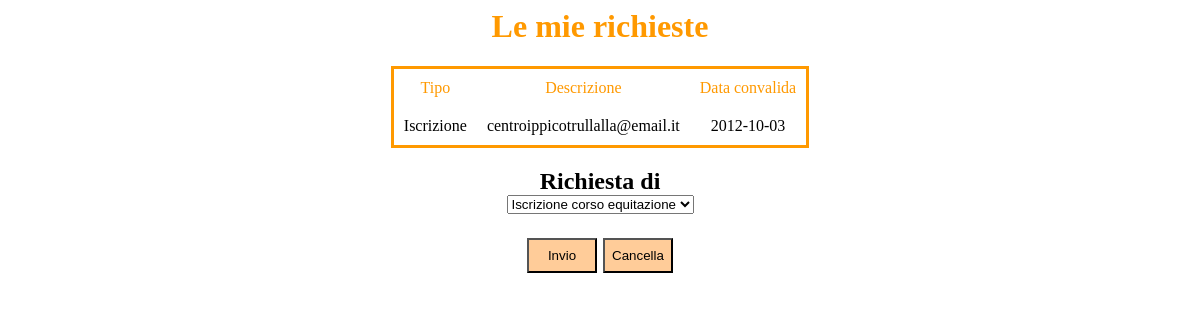
Page /richieste.php (signed in) on the committed database.
### tables this page shows
CREATE TABLE `Richieste` (
	`CodRichiesta` INT AUTO_INCREMENT,
	`TipoRichiesta` VARCHAR(40) NOT NULL,
	`Descrizione` VARCHAR(40) NOT NULL,
	`CodUtente` CHAR(16) NOT NULL,
	`CodAmm` CHAR(16),
	`DataConvalida` DATE,
	PRIMARY KEY(CodRichiesta),
	FOREIGN KEY(CodUtente) REFERENCES UtentiRegistrati(CodiceFiscale) ON DELETE CASCADE,
	FOREIGN KEY(CodAmm) REFERENCES Amministratori(CodAmm)
	);

### richieste.php (the view, shortened to what this page needs)
<html>
	<body>
		<div id="centrale">
			<h1 class="head">Le mie richieste</h1>
			<?php
				require("connect.php");
				$codfiscale=$_SESSION['utente'];
				$permessi=$_SESSION['permessi'];
				if ($permessi=="agonistici" or $permessi="mezzafida" or $permessi=="allievi" or $permessi=="stallieri" or $permessi=="istruttori"){
					$s="SELECT TipoRichiesta,Descrizione, CodAmm, DataConvalida FROM Richieste WHERE CodUtente='".$codfiscale."';";
					$result=mysqli_query($conn,$s);
					if (mysqli_num_rows($result)==0){
						echo "Non hai nessuna richiesta!";
					}else{
			?>
						<p>
						<table border="1" align="center">
						<tr>
							<td style="color: #FF9900;"><center>Tipo</center></td>
							<td style="color: #FF9900;"><center>Descrizione</center></td>
							<td style="color: #FF9900;"><center>Data convalida</center></td>
						</tr>
			<?php
						while($row=mysqli_fetch_array($result)){
							echo "<tr>";
								echo "<td><center>".$row['TipoRichiesta']."</center></td>";
								echo "<td><center>".$row['Descrizione']."</center></td>";
								if ($row['DataConvalida']!=""){
									echo "<td><center>".$row['DataConvalida']."</center></td>";
								}else if($row['DataConvalida']=="" && $row['CodAmm']==""){
									echo "<td><center>In attesa</center></td>";
								}else if($row['DataConvalida']=="" && $row['CodAmm']!=""){
									echo "<td><center>Rifiutata</center></td>";
								}
							echo "</tr>";
						}
						echo "</table>";
					}
					if ($_SERVER['REQUEST_METHOD'] != 'POST'){
			?>
						<form action="richieste.php" method="post">
							<p>
							<h2>Richiesta di<br>
							<select name="richiesta">
								<option value="iscr">Iscrizione corso equitazione
								<option value="caor">Cambio orario
							</select>
							</p>
							<p>
							<input style="width:70px; height:35px; background: #FFCC99; font: italic georgia;" type="submit" name="Invio" value="Invio">
							<input style="width:70px; height:35px; background: #FFCC99; font: italic georgia;" type="reset" name="Cancella" value="Cancella"></p>
						</form>
			<?php
					}
				}else{
			?>
					<h1 class="head"> Non hai i permessi per visualizzare questa pagina</h1>
			<?php
				}
			?>
		</div>
	</body>
</html>

### richieste.php (style rules this page uses)
body { font-family: georgia, verdana; text-align: center; }
h1.head { color: #FF9900; }
table { border: solid 3px #FF9900; border-collapse:collapse; padding: 10px; }
td, tr { border: 0px; padding: 10px; }

### rows in the picture
richieste: TipoRichiesta "Iscrizione", Descrizione "centroippicotrullalla@email.it", DataConvalida "2012-10-03"
